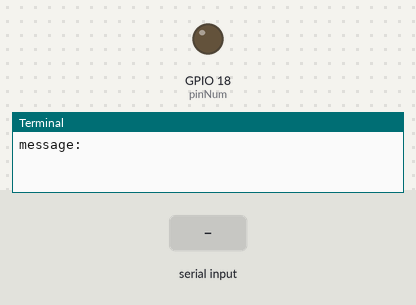
Simulated run of this program. Board: Raspberry Pi (BCM pin numbers). Shown: output pins drawn as LEDs (lit = HIGH), the last lines printed to the terminal. The inputs (shaded band) are chosen by the test bench.

Above: at 1.2 s.
1.3 s: "." typed at the terminal, then Enter
At 1.47 s:
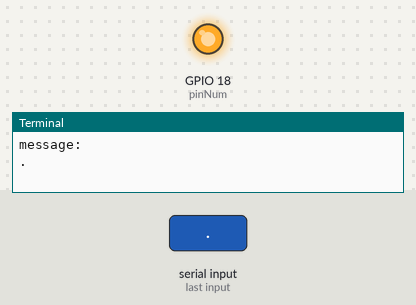
Timing chart, 0 to 4.3 s (numbered marks = the images above; inputs shaded):
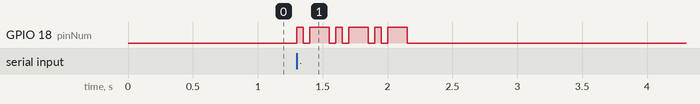

The program:

out.py
```python
import RPi.GPIO as GPIO
import time

timeMultiplier = 5
pinNum = 18

DOT_TIME = 0.01 * timeMultiplier
DASH_TIME = DOT_TIME * 3
SPACE_TIME = DASH_TIME * 2
PAUSE_TIME = DASH_TIME

GPIO.setmode(GPIO.BCM) #numbering scheme that corresponds to breakout board and pin layout
GPIO.setup(pinNum, GPIO.OUT) #replace pinNum with whatever pin you used, this sets up that pin as an output

CODE = {' ': ' ', "'": '.----.',
        '(': '-.--.-', ')': '-.--.-', ',': '--..--', '-': '-....-',
        '.': '.-.-.-', '/': '-..-.', '0': '-----', '1': '.----',
        '2': '..---', '3': '...--', '4': '....-', '5': '.....',
        '6': '-....', '7': '--...', '8': '---..', '9': '----.',
        ':': '---...', ';': '-.-.-.', '?': '..--..', 'A': '.-',
        'B': '-...', 'C': '-.-.', 'D': '-..', 'E': '.',
        'F': '..-.', 'G': '--.', 'H': '....', 'I': '..',
        'J': '.---', 'K': '-.-', 'L': '.-..', 'M': '--',
        'N': '-.', 'O': '---', 'P': '.--.', 'Q': '--.-',
        'R': '.-.', 'S': '...', 'T': '-', 'U': '..-',
        'V': '...-', 'W': '.--', 'X': '-..-', 'Y': '-.--',
        'Z': '--..', '_': '..--.-'}

def morseDot():
    GPIO.output(pinNum, GPIO.HIGH)
    time.sleep(DOT_TIME)
    GPIO.output(pinNum, GPIO.LOW)

def morseDash():
    GPIO.output(pinNum, GPIO.HIGH)
    time.sleep(DASH_TIME)
    GPIO.output(pinNum, GPIO.LOW)

def morseSpace():
    time.sleep(SPACE_TIME)

def morseOut(morseLetter):
    for letter in morseLetter:
        if letter == '.':
            morseDot()
        elif letter == '-':
            morseDash()
        elif letter == ' ':
            morseSpace()
        else:
            print('error')
        time.sleep(DOT_TIME)

def convertStringToMorse(msg):
    for letter in msg:
        morseLetter = CODE[letter.upper()]
        morseOut(morseLetter)
        time.sleep(PAUSE_TIME)

while(1):
	msg = input ("message: ")
	convertStringToMorse(msg)
```

Measured:
- after the input at 1.3 s, GPIO 18 (pinNum): LOW → HIGH at once, then repeats every 0.30 s: LOW 0.05 s, HIGH 0.15 s, LOW 0.05 s, HIGH 0.05 s, until it stays LOW from 2.2 s
